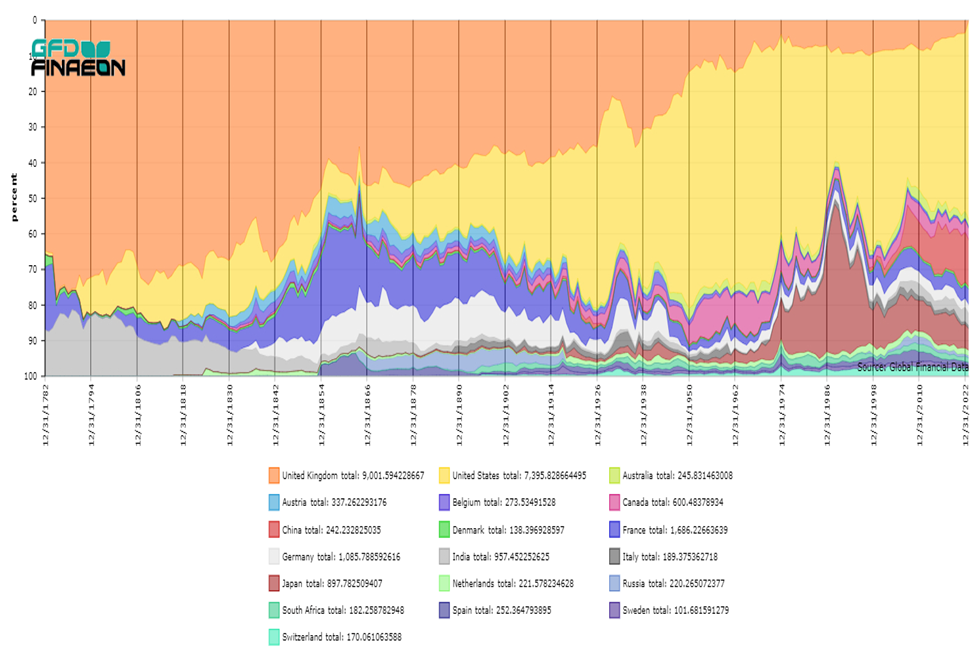
#> input picture Code/Returns Data/data/market_cap_graph.png, 975 x 663 px
$ jupyter execute --allow-errors extract_mkt_cap_from_graph.ipynb
#> lines starting #> are read from the running program, lines starting #| are printed output that depends on the picture
[cell 1]
import matplotlib.pyplot as plt

import PIL

[cell 2]
file = "data/market_cap_graph.png"

img = PIL.Image.open(file)
#> img is the input picture: PIL image 975x663 RGBA; mean R, G, B, A 236.7, 217.5, 196.2, 255

# crop the image to just the graph area (adjust these values based on your image)
cropped_img = img.crop((45, 21, 965, 376))  # (left, upper, right, lower)
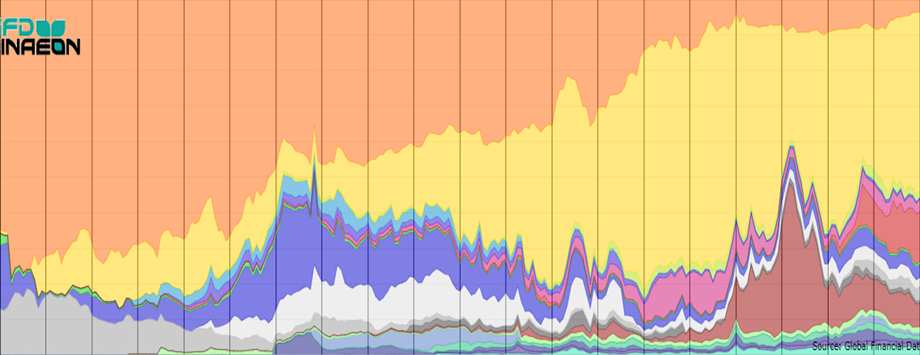
#> cropped_img: PIL image 920x355 RGBA; mean R, G, B, A 225.5, 187.7, 145.9, 255
# cropped_img = img.crop((900, 300, 966, 376))  # (left, upper, right, lower)

i = plt.imshow(cropped_img)

[cell 3]
cropped_img.show()

[cell 4]
data_range = (1782, 2022)

x_pixels = cropped_img.width
#> x_pixels = 920

# Map pixel x-coordinates to years
def pixel_to_year(x):
    return (data_range[0] + (x / (x_pixels - 1)) * (data_range[1] - data_range[0]))

pixel_years = {x: round(pixel_to_year(x)) for x in range(x_pixels)}

country_colors = {
    "USA": "#fee87f",
    "GBR": "#ffb180",
    "DEU": "#eeeeee",
    "FRA": "#807fe5",
    "JPN": "#cb7f7f",
}
# country_colors = {k: PIL.ImageColor.getrgb(v) for k, v in country_colors.items()}

# Now you can use pixel_years to find the corresponding year for any x-coordinate in the cropped image

# construct a bitmap of hex colors for each pixel in the cropped image
pixels = list(cropped_img.getdata())
#> pixels = 326600 items
# filter alpha
pixels = [pixel[:3] for pixel in pixels]
pixels_test = [sum(pixel)/255*3 for pixel in pixels]  # convert to grayscale
#> pixels_test = 326600 items
pixels = ['#%02x%02x%02x' % p for p in pixels]

width, height = img.size
#> width = 975; height = 663
import numpy as np
hex_array_2d = np.array(pixels).reshape(cropped_img.size[1], cropped_img.size[0])
plt.imshow(np.array(pixels_test).reshape(cropped_img.size[1], cropped_img.size[0]))
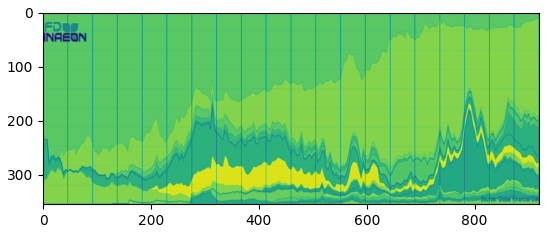
#> figure drawn by matplotlib, 1 panel

[cell 5]
def get_percentages_for_year(year, hex_array_2d, pixel_years, country_colors):
    # Find the x-coordinate for the given year
#> called with year = 1900, hex_array_2d = array of shape (355, 920)
    x = None
    x_coordinates = []
    for x_coord, yr in pixel_years.items():
        if yr == year:
            x_coordinates.append(x_coord)
#> after the loop, x_coordinates = [450, 451, 452, 453]
    if not x_coordinates:
        return None  # Year not found in pixel mapping
    out = {}

    # transpose the hex_array_2d to get columns as lists
    # hex_array_2d_T = list(map(list, zip(*hex_array_2d)))
    out = {c: [] for c in country_colors.keys()}
    for x in x_coordinates:
        column = hex_array_2d[:, x]
        for country, color in country_colors.items():
            count = np.sum(column == color)
            out[country].append(count)
    averages = {country: np.mean(counts) if counts else 0 for country, counts in out.items()}
    percentages = {country: ( avg / len(hex_array_2d)) for country, avg in averages.items()}
#> percentages = {'USA': 0.196, 'GBR': 0.316, 'DEU': 0.0739, 'FRA': 0.0606, 'JPN': 0}

    return percentages

get_percentages_for_year(1900, hex_array_2d, pixel_years, country_colors)
#> Out has the same summary as percentages in get_percentages_for_year

[cell 6]
data = []
#> data = []

for year in range(1870, 2023):
    percentages = get_percentages_for_year(year, hex_array_2d, pixel_years, country_colors)
    data.append((year, percentages))
#> this loop made 153 passes
#> percentages on passes 9, 21, 33: {'USA': 0, 'GBR': 0, 'DEU': 0, 'FRA': 0.000704, 'JPN': 0}, {'USA': 0, 'GBR': 0, 'DEU': 0.000704, 'FRA': 0, 'JPN': 0}, {'USA': 0, 'GBR': 0, 'DEU': 0, 'FRA': 0, 'JPN': 0}
#> after the loop, data = 153 items

import polars as pl
#> (the rest of this cell did not finish here and is left out)
